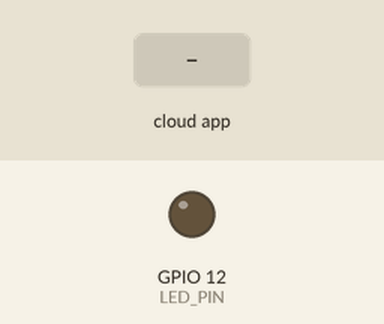
The sketch below on a simulated ESP8266 (NodeMCU). Parts: output pins drawn as LEDs (lit = HIGH). The inputs (shaded band) are chosen by the test bench. WiFi joins after 1.5 s; servers stay silent unless stated; the Firebase database answers and starts empty; what the sketch prints to the serial monitor is not drawn.

Above: at 2.7 s.
2.8 s: the phone or cloud app sets led to ON
At 4.0 s:
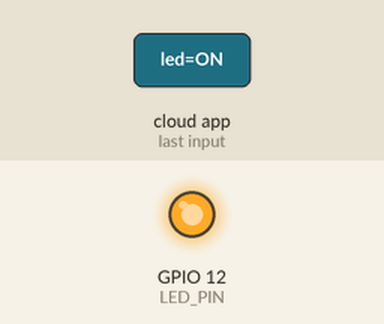
4.3 s: the phone or cloud app sets led to OFF
At 6.0 s:
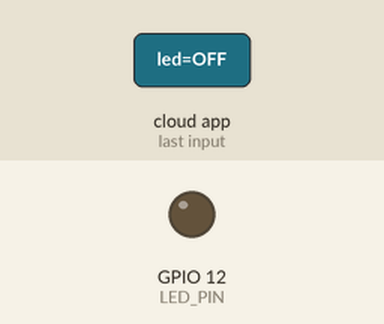
Timing chart, 0 to 7.5 s (numbered marks = the images above; inputs shaded):
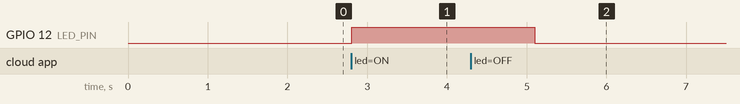

The sketch:

ControlLedUsingFirebase.ino
```cpp
#include <ESP8266WiFi.h>
#include <FirebaseESP8266.h>


#define WIFI_SSID "AhmedNoman"
#define WIFI_PASSWORD "AaB123@&321"


#define DATABASE_SECRET "1Yvj6cfWzmXmDDcWtrjUJfqmmhTTAfmLZSgcyI1i"
#define DATABASE_URL "https://control-led-e6719-default-rtdb.firebaseio.com/"

#define LED_PIN 12

FirebaseData fbdo;
FirebaseAuth auth;
FirebaseConfig config;

void setup() {
  Serial.begin(115200);

  pinMode(LED_PIN, OUTPUT);
  digitalWrite(LED_PIN, LOW);

  WiFi.begin(WIFI_SSID, WIFI_PASSWORD);
  Serial.print("Connecting to WiFi");
  while (WiFi.status() != WL_CONNECTED) {
    Serial.print(".");
    delay(500);
  }
  Serial.println("\nWiFi connected");


  config.database_url = DATABASE_URL;
  config.signer.tokens.legacy_token = DATABASE_SECRET;


  Firebase.begin(&config, &auth);
  Firebase.reconnectWiFi(true);
}

void loop() {

  if (Firebase.ready()) {
    if (Firebase.getString(fbdo, "/led")) {
      String ledState = fbdo.stringData();
      Serial.println("LED state: " + ledState);

      if (ledState == "ON") {
        digitalWrite(LED_PIN, HIGH);
        Serial.println("Command sent: HIGH");
      } else if (ledState == "OFF") {
        digitalWrite(LED_PIN, LOW);
        Serial.println("Command sent: LOW");
      }
    } else {
      Serial.print("Read failed: ");
      Serial.println(fbdo.errorReason());
    }
  }
  delay(1000);
}
```

Measured:
- after the input at 2.8 s, GPIO 12 (LED_PIN): LOW → HIGH at once
- after the input at 4.3 s, GPIO 12 (LED_PIN): HIGH → LOW after 0.80 s
